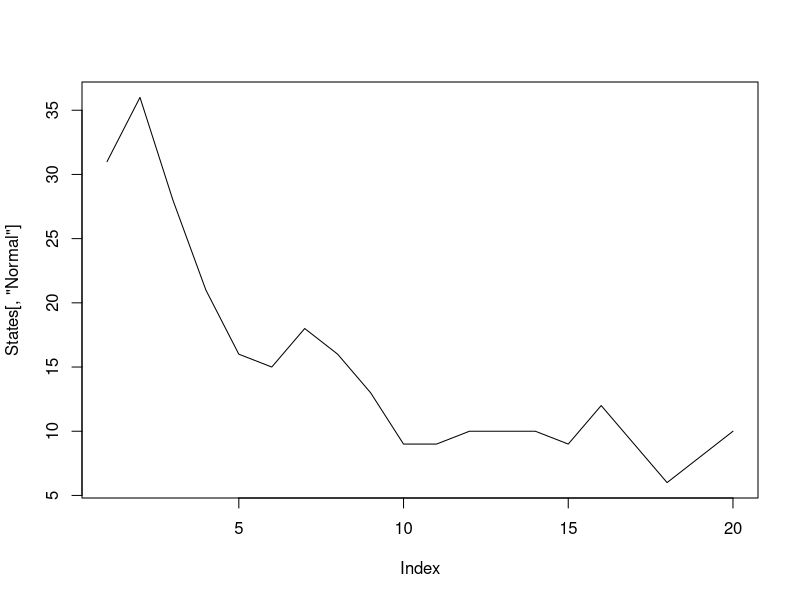

Write R code to recreate this figure.
### MARKOV MODEL HPV DRAFT 1
## Gwen Oliver
## Oct 22, 2021

### This model is for teh undetected compartments ONLY

# 20 years
t = 20

# 100 people
N.people = 100

# 6 states: normal, infected, CIN 1, CIN 2, CIN 3, cancer
N.states = 6


# Transition probabilities (made up)
# Total prob leaving each state needs to add to 1?
# Do I need to include p_1_1, etc or is this implied?
# normal > normal
p_1_1 = 0.7

# normal > infected
p_1_2 <- 0.3

# infected > infected
p_2_2 = 0.5

# infected > normal
p_2_1 <- 0.2

# infected > CIN 1
p_2_3 = 0.3
p_3_3 = 0.5
p_3_2 = 0.2

# CIN 1 > CIN 2
p_3_4 = 0.3
p_4_4 = 0.5
p_4_3 = 0.2

# CIN 2 > CIN 3
p_4_5 = 0.3
p_5_5 = 0.5
p_5_4 = 0.2

# CIN 3 > cancer
p_5_6 = 0.3
p_6_6 = 1


# Starting number in each state

# Create years label
prefix = "Year"
suffix = seq(1:20)
years = paste(prefix, suffix, sep=" ")

# Create person label
prefix2 = "Person"
suffix2 = seq(1:100)
person = paste(prefix2, suffix2, sep=" ")

# Create empty array
mat1 = array(NA, dim=c(t, N.states, N.people), dimnames=list(years, c("Normal","Infected","CIN 1","CIN 2","CIN 3","Cancer"),person))
# Assign starting prevalence of each state
prev1 = 0.29
prev2 = 0.5
prev3 = 0.1
prev4 = 0.05
prev5 = 0.05
prev6 = 0.01
# Assign starting states
mat1[1,,] <- rmultinom(N.people, 1, prob=c(prev1,prev2,prev3,prev4,prev5,prev6)) 

# Run model
set.seed(123)

for(i in 2:t){
  for(j in 1:N.people){
    
    if(mat1[(i-1),1,j]==1){
      mat1[i,,j] <- (mat1[(i-1),1,j]==1)*rmultinom(1, 1, prob=c(p_1_1,p_1_2,0,0,0,0))
    }
    
    if(mat1[(i-1),2,j]==1){
      mat1[i,,j] <- (mat1[(i-1),2,j]==1)*rmultinom(1, 1, prob=c(p_2_1,p_1_2,p_2_3,0,0,0))
    }
    
    if(mat1[(i-1),3,j]==1){
      mat1[i,,j] <- (mat1[(i-1),3,j]==1)*rmultinom(1, 1, prob=c(0,p_3_2,p_3_3,p_3_4,0,0))
    }
    
    if(mat1[(i-1),4,j]==1){
      mat1[i,,j] <- (mat1[(i-1),4,j]==1)*rmultinom(1, 1, prob=c(0,0,p_4_3,p_4_4,p_4_5,0))
    }
    
    if(mat1[(i-1),5,j]==1){
      mat1[i,,j] <- (mat1[(i-1),5,j]==1)*rmultinom(1, 1, prob=c(0,0,0,p_5_4,p_5_5,p_5_6))
    }
    
    if(mat1[(i-1),6,j]==1){
      mat1[i,,j] <- (mat1[(i-1),6,j]==1)*rmultinom(1, 1, prob=c(0,0,0,0,0,p_6_6))
    }
  }
}


#Check Progression over time

States <- apply(mat1, c(1,2), sum)

plot(States[,'Normal'], type='l')







